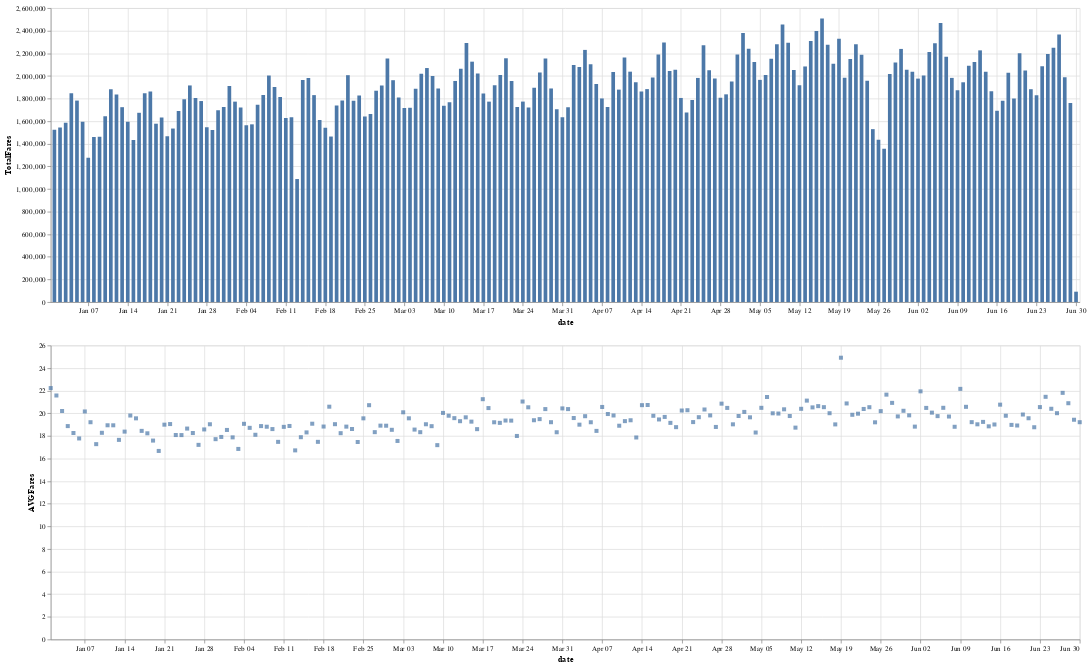

Notebook code cell kept with this figure:
### Code cell
import altair as alt
brush = alt.selection_interval()
details = alt.Chart(data).mark_bar().encode(alt.X('date:T'),  alt.Y('TotalFares:Q'), tooltip=[alt.Tooltip('date:T',format='%Y-%m-%d %H'),'TotalFares:Q']
).properties( width=1400,  height=400 ).add_params( brush)

summary = alt.Chart(data).mark_square().encode( alt.X('date:T'), alt.Y('AVGFares:Q'), tooltip=['AVGFares:Q'] ).properties(  width=1400,  height=400).transform_filter( brush)
details & summary

### Figure 1 — Vega-Lite specification as saved in the notebook (floating-point values rounded to 4 significant figures; data arrays with more than 128 entries replaced by an {"elided": "..."} marker saying what was removed)
{"config": {"view": {"continuousWidth": 300, "continuousHeight": 300}}, "vconcat": [{"mark": {"type": "bar"}, "encoding": {"tooltip": [{"field": "date", "format": "%Y-%m-%d %H", "type": "temporal"}, {"field": "TotalFares", "type": "quantitative"}], "x": {"field": "date", "type": "temporal"}, "y": {"field": "TotalFares", "type": "quantitative"}}, "height": 400, "name": "view_4", "width": 1400}, {"mark": {"type": "square"}, "encoding": {"tooltip": [{"field": "AVGFares", "type": "quantitative"}], "x": {"field": "date", "type": "temporal"}, "y": {"field": "AVGFares", "type": "quantitative"}}, "height": 400, "transform": [{"filter": {"param": "param_4"}}], "width": 1400}], "data": {"name": "data-722b1d1668253756d8ac98aa7328d360"}, "params": [{"name": "param_4", "select": {"type": "interval"}, "views": ["view_4"]}], "$schema": "https://vega.github.io/schema/vega-lite/v5.20.1.json", "datasets": {"data-722b1d1668253756d8ac98aa7328d360": {"elided": "182 records"}}}
